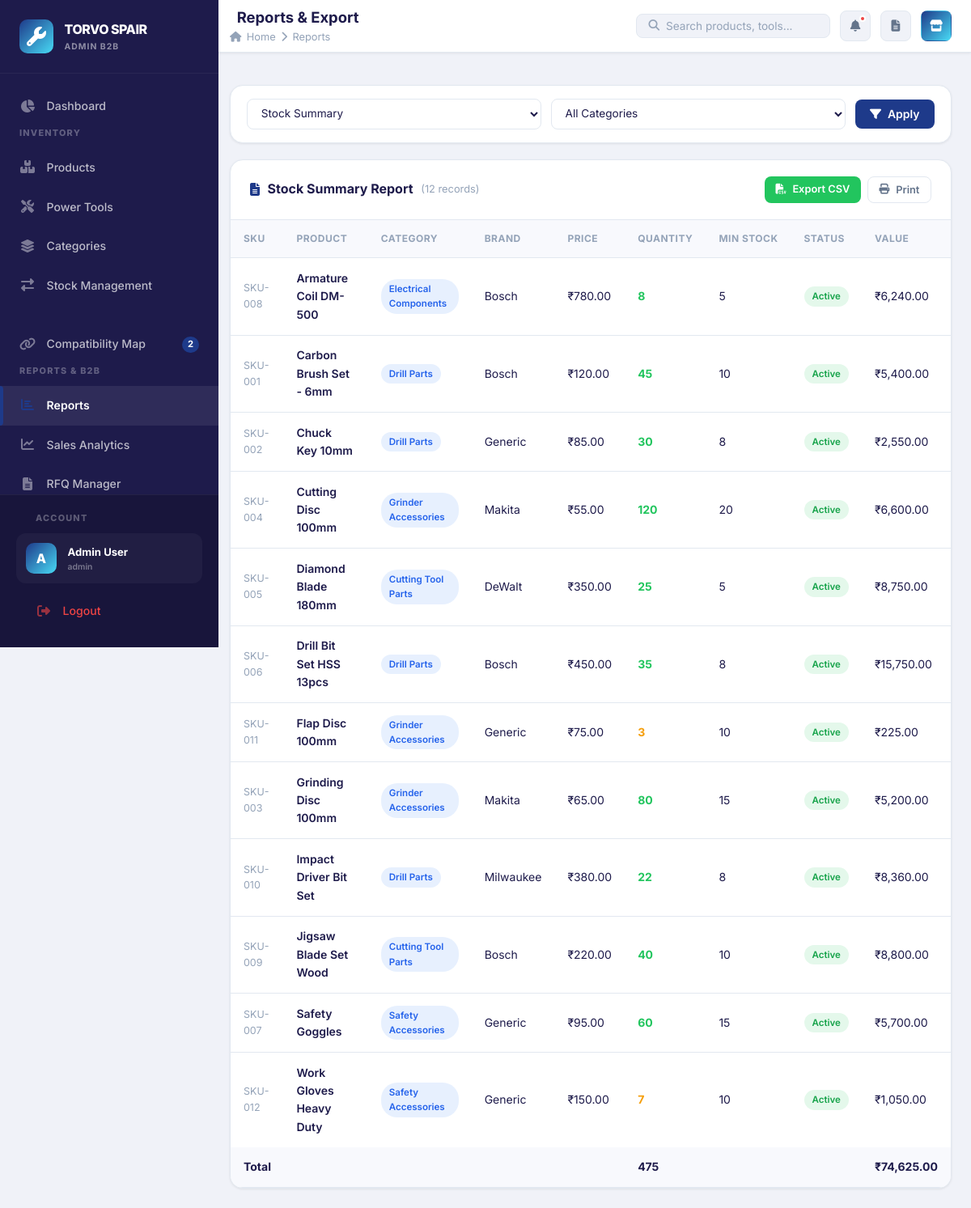
The page /pages/reports.php (signed in) on the database its author committed.
### tables this page shows
CREATE TABLE IF NOT EXISTS settings (
    setting_key VARCHAR(100) PRIMARY KEY,
    setting_value TEXT,
    category ENUM('frontend', 'admin', 'system') DEFAULT 'frontend',
    updated_at TIMESTAMP DEFAULT CURRENT_TIMESTAMP ON UPDATE CURRENT_TIMESTAMP
);

CREATE TABLE IF NOT EXISTS products (
    id INT AUTO_INCREMENT PRIMARY KEY,
    name VARCHAR(150) NOT NULL,
    sku VARCHAR(100) UNIQUE,
    category_id INT NOT NULL,
    brand VARCHAR(100),
    price DECIMAL(10,2) DEFAULT 0.00,
    quantity INT DEFAULT 0,
    min_stock INT DEFAULT 5,
    description TEXT,
    image VARCHAR(255),
    barcode VARCHAR(100),
    status ENUM('active', 'inactive') DEFAULT 'active',
    created_at TIMESTAMP DEFAULT CURRENT_TIMESTAMP,
    updated_at TIMESTAMP DEFAULT CURRENT_TIMESTAMP ON UPDATE CURRENT_TIMESTAMP,
    FOREIGN KEY (category_id) REFERENCES categories(id) ON DELETE CASCADE
);

CREATE TABLE IF NOT EXISTS categories (
    id INT AUTO_INCREMENT PRIMARY KEY,
    name VARCHAR(100) NOT NULL,
    description TEXT,
    status ENUM('active', 'inactive') DEFAULT 'active',
    created_at TIMESTAMP DEFAULT CURRENT_TIMESTAMP,
    updated_at TIMESTAMP DEFAULT CURRENT_TIMESTAMP ON UPDATE CURRENT_TIMESTAMP
);

### config/database.php (called while the page is built, shortened)
<?php
function getDB(): PDO {
    static $pdo = null;
    if ($pdo === null) {
        try {
            $dsn = "mysql:host=" . DB_HOST . ";dbname=" . DB_NAME . ";charset=" . DB_CHARSET;
            $options = [
                PDO::ATTR_ERRMODE            => PDO::ERRMODE_EXCEPTION,
                PDO::ATTR_DEFAULT_FETCH_MODE => PDO::FETCH_ASSOC,
                PDO::ATTR_EMULATE_PREPARES   => false,
            ];
            $pdo = new PDO($dsn, DB_USER, DB_PASS, $options);
        } catch (PDOException $e) {
            $msg = htmlspecialchars($e->getMessage());
            die("<!DOCTYPE html><html><head><meta charset='UTF-8'><title>Database Error – TORVO SPAIR</title>
            <link href='https://fonts.googleapis.com/css2?family=Inter:wght@400;700&display=swap' rel='stylesheet'>
            <style>body{font-family:'Inter',sans-serif;background:#0f0c29;color:#fff;display:flex;align-items:center;justify-content:center;min-height:100vh;margin:0;flex-direction:column;gap:1rem;text-align:center;padding:2rem;}
            .icon{font-size:3rem;margin-bottom:1rem;} h1{font-size:1.4rem;} p{color:rgba(255,255,255,0.5);font-size:0.875rem;max-width:500px;}
            code{background:rgba(255,255,255,0.08);padding:0.5rem 1rem;border-radius:8px;font-size:0.8rem;display:block;margin-top:1rem;color:#f87171;}
            a{display:inline-block;margin-top:1.5rem;padding:0.75rem 2rem;background:linear-gradient(135deg,#6c63ff,#48daf5);border-radius:8px;color:#fff;text-decoration:none;font-weight:700;}</style></head>
            <body><div class='icon'>⚠️</div><h1>Database Connection Failed</h1>
            <p>Could not connect to MySQL. Please ensure you have updated config/database.php with your live cPanel database credentials.</p>
            <code>$msg</code>
            <a href='" . APP_URL . "/setup.php'>Go to Setup</a></body></html>");
        }
    }
    return $pdo;
}
function currentUser(): array {
    return [
        'id'   => $_SESSION['user_id'] ?? null,
        'name' => $_SESSION['user_name'] ?? 'Guest',
        'role' => $_SESSION['user_role'] ?? 'staff',
    ];
}
if (!function_exists('sanitize')) {
    function sanitize(string $input): string {
        return htmlspecialchars(strip_tags(trim($input)), ENT_QUOTES, 'UTF-8');
    }
}
if (!function_exists('formatCurrency')) {
    function formatCurrency(float $amount): string {
        return '₹' . number_format($amount, 2);
    }
}
if (!function_exists('getSetting')) {
    function getSetting(string $key, string $default = ''): string {
        try {
            $db = getDB();
            $stmt = $db->prepare('SELECT setting_value FROM settings WHERE setting_key = ?');
            $stmt->execute([$key]);
            $val = $stmt->fetchColumn();
            return $val !== false ? $val : $default;
        } catch (PDOException $e) {
            return $default;
        }
    }
}

### pages/reports.php (the view, shortened to what this page needs)
<?php
$pageTitle  = 'Reports & Export';
$activePage = 'reports';
$pageBreadcrumb = 'Reports';
include BASE_PATH . '/includes/header.php';
$db = getDB();
$reportType = sanitize($_GET['report'] ?? 'stock_summary');
$cat_f      = (int)($_GET['category'] ?? 0);
$tool_f     = (int)($_GET['tool'] ?? 0);
$date_from  = sanitize($_GET['from'] ?? date('Y-m-01'));
$date_to    = sanitize($_GET['to'] ?? date('Y-m-d'));
$reportData = [];
$reportCols = [];
$reportTitle = '';
if ($reportType === 'stock_summary') {
    $reportTitle = 'Stock Summary Report';
    $reportCols  = ['SKU','Product','Category','Brand','Price','Quantity','Min Stock','Status','Value'];
    $where = ['p.status="active"'];
    $params = [];
    $stmt = $db->prepare("SELECT p.*, c.name AS cat_name, (p.price * p.quantity) AS stock_value FROM products p JOIN categories c ON p.category_id=c.id WHERE " . implode(' AND ', $where) . " ORDER BY p.name");
    $stmt->execute($params);
    $reportData = $stmt->fetchAll();
}
?>
<div class="page-body">
<form method="GET" class="filter-bar" id="reportForm">
    <div class="filter-group">
        <select name="report" class="form-control" onchange="document.getElementById('reportForm').submit()">
            <?php $rpts = ['stock_summary'=>'Stock Summary','low_stock'=>'Low Stock','stock_log'=>'Stock Log','compatibility'=>'Compatibility']; ?>
            <?php foreach ($rpts as $k=>$v): ?>
            <option value="<?= $k ?>" <?= $reportType===$k?'selected':'' ?>><?= $v ?></option>
            <?php endforeach; ?>
        </select>
    </div>
    <?php if (in_array($reportType, ['stock_summary','stock_log','compatibility'])): ?>
    <div class="filter-group">
        <select name="category" class="form-control">
            <option value="">All Categories</option>
        </select>
    </div>
    <?php endif; ?>
    <button type="submit" class="btn btn-primary"><i class="fas fa-filter"></i> Apply</button>
</form>
<div class="card">
    <div class="card-header">
        <div class="card-title"><i class="fas fa-file-alt"></i> <?= htmlspecialchars($reportTitle) ?>
            <span style="font-size:0.8rem;color:var(--text-muted);font-weight:400;">(<?= count($reportData) ?> records)</span>
        </div>
        <div style="display:flex;gap:0.5rem;">
            <a href="?report=<?= $reportType ?>&category=<?= $cat_f ?>&tool=<?= $tool_f ?>&from=<?= $date_from ?>&to=<?= $date_to ?>&export=csv"
               class="btn btn-success btn-sm"><i class="fas fa-file-csv"></i> Export CSV</a>
            <button onclick="window.print()" class="btn btn-outline btn-sm"><i class="fas fa-print"></i> Print</button>
        </div>
    </div>
    <?php if (empty($reportData)): ?>
        <div class="empty-state"><i class="fas fa-inbox"></i><h3>No data for this report</h3></div>
    <?php else: ?>
    <div class="table-wrap">
        <table class="data-table" id="reportTable">
            <thead>
                <tr><?php foreach ($reportCols as $col): ?><th><?= $col ?></th><?php endforeach; ?></tr>
            </thead>
            <tbody>
            <?php foreach ($reportData as $row): ?>
            <tr>
                <?php if ($reportType === 'stock_summary'): ?>
                    <td style="font-size:0.78rem;color:var(--text-muted);"><?= htmlspecialchars($row['sku']) ?></td>
                    <td style="font-weight:600;font-size:0.875rem;"><?= htmlspecialchars($row['name']) ?></td>
                    <td><span class="badge-pill badge-info"><?= htmlspecialchars($row['cat_name']) ?></span></td>
                    <td><?= htmlspecialchars($row['brand']?:'–') ?></td>
                    <td><?= formatCurrency($row['price']) ?></td>
                    <td style="font-weight:700;<?= $row['quantity']==0?'color:var(--danger)':($row['quantity']<=$row['min_stock']?'color:var(--warning)':'color:var(--success)'); ?>">
                        <?= $row['quantity'] ?>
                    </td>
                    <td><?= $row['min_stock'] ?></td>
                    <td><span class="badge-pill <?= $row['status']==='active'?'badge-success':'badge-gray' ?>"><?= ucfirst($row['status']) ?></span></td>
                    <td><?= formatCurrency($row['stock_value']) ?></td>
                <?php endif; ?>
            </tr>
            <?php endforeach; ?>
            </tbody>
            <?php if ($reportType === 'stock_summary'): ?>
            <tfoot>
                <tr style="background:var(--bg-card2);font-weight:700;">
                    <td colspan="5">Total</td>
                    <td><?= array_sum(array_column($reportData, 'quantity')) ?></td>
                    <td></td>
                    <td></td>
                    <td><?= formatCurrency(array_sum(array_column($reportData, 'stock_value'))) ?></td>
                </tr>
            </tfoot>
            <?php endif; ?>
        </table>
    </div>
    <?php endif; ?>
</div>
</div>
<?php include BASE_PATH . '/includes/footer.php'; ?>

### includes/header.php (shortened to what this page needs)
<?php
require_once BASE_PATH . '/config/database.php';
$user     = currentUser();
$initials = strtoupper(substr($user['name'], 0, 1));
$db = getDB();
$lowStockCount   = $db->query("SELECT COUNT(*) FROM products WHERE quantity <= min_stock AND status = 'active'")->fetchColumn();
$newRFQs         = (int)$db->query("SELECT COUNT(*) FROM rfqs WHERE status='submitted'")->fetchColumn();
?>
<!DOCTYPE html>
<html lang="en">
<head>
    <link rel="stylesheet" href="https://cdnjs.cloudflare.com/ajax/libs/font-awesome/6.5.0/css/all.min.css">
    <link rel="stylesheet" href="<?= APP_URL ?>/assets/css/style.css">
</head>
<body>
<div class="app-layout">
<aside class="sidebar" id="sidebar">
    <div class="sidebar-header">
        <a href="<?= APP_URL ?>/pages/dashboard.php" class="sidebar-logo">
            <i class="fas fa-wrench"></i>
            <div class="logo-text">
                <span class="logo-main"><?= getSetting('site_title', 'TORVO SPAIR') ?></span>
                <span class="logo-sub">ADMIN B2B</span>
            </div>
        </a>
    </div>
    <div class="sidebar-menu">
        <a href="<?= APP_URL ?>/pages/dashboard.php" class="sidebar-nav-item <?= ($activePage ?? '') === 'dashboard' ? 'active' : '' ?>">
            <div class="nav-icon"><i class="fas fa-chart-pie"></i></div>
            Dashboard
        </a>
        <div class="sidebar-section">
            <div class="sidebar-section-title">Inventory</div>
            <a href="<?= APP_URL ?>/pages/products.php" class="sidebar-nav-item <?= ($activePage ?? '') === 'products' ? 'active' : '' ?>">
                <div class="nav-icon"><i class="fas fa-boxes"></i></div>
                Products
            </a>
            <a href="<?= APP_URL ?>/pages/tools.php" class="sidebar-nav-item <?= ($activePage ?? '') === 'tools' ? 'active' : '' ?>">
                <div class="nav-icon"><i class="fas fa-tools"></i></div>
                Power Tools
            </a>
            <a href="<?= APP_URL ?>/pages/categories.php" class="sidebar-nav-item <?= ($activePage ?? '') === 'categories' ? 'active' : '' ?>">
                <div class="nav-icon"><i class="fas fa-layer-group"></i></div>
                Categories
            </a>
            <a href="<?= APP_URL ?>/pages/stock.php" class="sidebar-nav-item <?= ($activePage ?? '') === 'stock' ? 'active' : '' ?>">
                <div class="nav-icon"><i class="fas fa-exchange-alt"></i></div>
                Stock Management
            </a>
        </div>
        <a href="<?= APP_URL ?>/pages/compatibility.php" class="sidebar-nav-item <?= ($activePage ?? '') === 'compatibility' ? 'active' : '' ?>">
            <div class="nav-icon"><i class="fas fa-link"></i></div>
            Compatibility Map
            <span class="nav-badge">2</span>
        </a>
        <div class="sidebar-section">
            <div class="sidebar-section-title">Reports & B2B</div>
            <a href="<?= APP_URL ?>/pages/reports.php" class="sidebar-nav-item <?= ($activePage ?? '') === 'reports' ? 'active' : '' ?>">
                <div class="nav-icon"><i class="fas fa-chart-bar"></i></div>
                Reports
            </a>
            <a href="<?= APP_URL ?>/pages/sales_report.php" class="sidebar-nav-item <?= ($activePage ?? '') === 'sales_report' ? 'active' : '' ?>">
                <div class="nav-icon"><i class="fas fa-chart-line"></i></div>
                Sales Analytics
            </a>
            <a href="<?= APP_URL ?>/pages/rfq_manager.php" class="sidebar-nav-item <?= ($activePage ?? '') === 'rfqs' ? 'active' : '' ?>">
                <div class="nav-icon"><i class="fas fa-file-alt"></i></div>
                RFQ Manager
            </a>
        </div>
    </div>
    <div class="sidebar-footer">
        <div class="sidebar-section-title" style="margin-left:0; margin-bottom:10px;">Account</div>
        <a href="<?= APP_URL ?>/pages/profile.php" class="profile-card">
            <div class="profile-avatar"><?= $initials ?></div>
            <div class="profile-info">
                <span class="profile-name"><?= htmlspecialchars($user['name']) ?></span>
                <span class="profile-role"><?= htmlspecialchars($user['role']) ?></span>
            </div>
        </a>
        <a href="<?= APP_URL ?>/logout.php" class="sidebar-nav-item" style="margin-top:10px; color:var(--danger);">
            <div class="nav-icon"><i class="fas fa-sign-out-alt"></i></div>
            Logout
        </a>
    </div>
</aside>
<div class="main-content">
    <header class="top-header">
        <div class="header-left">
            <div>
                <div class="page-title">
                    <?= htmlspecialchars($pageTitle ?? 'Dashboard') ?>
                </div>
                <?php if (!empty($pageBreadcrumb)): ?>
                <div class="page-breadcrumb">
                    <i class="fas fa-home"></i> Home
                    <i class="fas fa-chevron-right"></i>
                    <?= htmlspecialchars($pageBreadcrumb) ?>
                </div>
                <?php endif; ?>
            </div>
        </div>
        <div class="header-right">
            <div class="header-search-bar" style="position:relative;">
                <i class="fas fa-search"></i>
                <input type="text" id="globalSearch" placeholder="Search products, tools..." autocomplete="off">
            </div>
            <a href="<?= APP_URL ?>/pages/stock.php" class="icon-btn" data-tooltip="Low Stock Alerts">
                <i class="fas fa-bell"></i>
                <?php if ($lowStockCount > 0): ?><span class="notif-dot"></span><?php endif; ?>
            </a>
            <a href="<?= APP_URL ?>/pages/rfq_manager.php" class="icon-btn" data-tooltip="RFQ Inbox (<?= $newRFQs ?> new)">
                <i class="fas fa-file-alt"></i>
            </a>
            <a href="<?= APP_URL ?>/portal/catalogue.php" target="_blank" class="icon-btn" data-tooltip="B2B Portal" style="background:linear-gradient(135deg,var(--primary),var(--accent));color:#fff;border-color:transparent;">
                <i class="fas fa-store"></i>
            </a>
        </div>
    </header>
    <div style="padding: 0 1.5rem; padding-top: 1rem;">
    </div>

### rows shown on the page
settings: setting_value "TORVO SPAIR"
products: sku "SKU-008", name "Armature Coil DM-500", category.name "Electrical Components", brand "Bosch", price "₹780.00", quantity "8", min_stock "5", status "Active", stock_value "₹6,240.00"
products: sku "SKU-001", name "Carbon Brush Set - 6mm", category.name "Drill Parts", brand "Bosch", price "₹120.00", quantity "45", min_stock "10", status "Active", stock_value "₹5,400.00"
products: sku "SKU-002", name "Chuck Key 10mm", category.name "Drill Parts", brand "Generic", price "₹85.00", quantity "30", min_stock "8", status "Active", stock_value "₹2,550.00"
products: sku "SKU-004", name "Cutting Disc 100mm", category.name "Grinder Accessories", brand "Makita", price "₹55.00", quantity "120", min_stock "20", status "Active", stock_value "₹6,600.00"
products: sku "SKU-005", name "Diamond Blade 180mm", category.name "Cutting Tool Parts", brand "DeWalt", price "₹350.00", quantity "25", min_stock "5", status "Active", stock_value "₹8,750.00"
products: sku "SKU-006", name "Drill Bit Set HSS 13pcs", category.name "Drill Parts", brand "Bosch", price "₹450.00", quantity "35", min_stock "8", status "Active", stock_value "₹15,750.00"
products: sku "SKU-011", name "Flap Disc 100mm", category.name "Grinder Accessories", brand "Generic", price "₹75.00", quantity "3", min_stock "10", status "Active", stock_value "₹225.00"
products: sku "SKU-003", name "Grinding Disc 100mm", category.name "Grinder Accessories", brand "Makita", price "₹65.00", quantity "80", min_stock "15", status "Active", stock_value "₹5,200.00"
products: sku "SKU-010", name "Impact Driver Bit Set", category.name "Drill Parts", brand "Milwaukee", price "₹380.00", quantity "22", min_stock "8", status "Active", stock_value "₹8,360.00"
products: sku "SKU-009", name "Jigsaw Blade Set Wood", category.name "Cutting Tool Parts", brand "Bosch", price "₹220.00", quantity "40", min_stock "10", status "Active", stock_value "₹8,800.00"
products: sku "SKU-007", name "Safety Goggles", category.name "Safety Accessories", brand "Generic", price "₹95.00", quantity "60", min_stock "15", status "Active", stock_value "₹5,700.00"
products: sku "SKU-012", name "Work Gloves Heavy Duty", category.name "Safety Accessories", brand "Generic", price "₹150.00", quantity "7", min_stock "10", status "Active", stock_value "₹1,050.00"

### other values the page prints
$initials "A"
$user['name'] "Admin User"
$user['role'] "admin"
$pageTitle "Reports & Export"
$pageBreadcrumb "Reports"
$reportTitle "Stock Summary Report"
count($reportData) "12"
$col "SKU"
$col "PRODUCT"
$col "CATEGORY"
$col "BRAND"
$col "PRICE"
$col "QUANTITY"
$col "MIN STOCK"
$col "STATUS"
